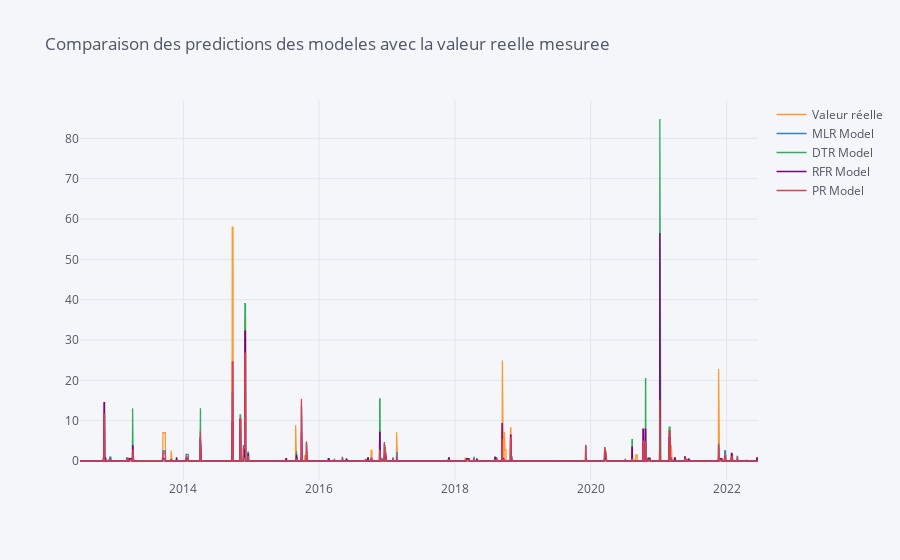

Notebook code for this chart:
### Code cell
pd.DataFrame({'Valeur réelle':test_y,'MLR Model':prediction,'DTR Model':prediction2,'RFR Model':prediction3,'PR Model':prediction4})['2012':'2022'].resample('D').fillna(method='pad').iplot(title='Comparaison des predictions des modeles avec la valeur reelle mesuree ',subplots=False)

### Figure 1 — Plotly figure (JSON) as saved in the notebook; plotly's stock layout.template omitted (floating-point values rounded to 4 significant figures; data arrays with more than 128 entries replaced by an {"elided": "..."} marker saying what was removed)
{"data": [{"line": {"color": "rgba(255, 153, 51, 1.0)", "dash": "solid", "shape": "linear", "width": 1.3}, "mode": "lines", "name": "Valeur réelle", "text": "", "type": "scatter", "x": {"elided": "3648 str values"}, "y": {"elided": "3648 float values"}}, {"line": {"color": "rgba(55, 128, 191, 1.0)", "dash": "solid", "shape": "linear", "width": 1.3}, "mode": "lines", "name": "MLR Model", "text": "", "type": "scatter", "x": {"elided": "3648 str values"}, "y": {"elided": "3648 float values"}}, {"line": {"color": "rgba(50, 171, 96, 1.0)", "dash": "solid", "shape": "linear", "width": 1.3}, "mode": "lines", "name": "DTR Model", "text": "", "type": "scatter", "x": {"elided": "3648 str values"}, "y": {"elided": "3648 float values"}}, {"line": {"color": "rgba(128, 0, 128, 1.0)", "dash": "solid", "shape": "linear", "width": 1.3}, "mode": "lines", "name": "RFR Model", "text": "", "type": "scatter", "x": {"elided": "3648 str values"}, "y": {"elided": "3648 float values"}}, {"line": {"color": "rgba(219, 64, 82, 1.0)", "dash": "solid", "shape": "linear", "width": 1.3}, "mode": "lines", "name": "PR Model", "text": "", "type": "scatter", "x": {"elided": "3648 str values"}, "y": {"elided": "3648 float values"}}], "layout": {"legend": {"bgcolor": "#F5F6F9", "font": {"color": "#4D5663"}}, "paper_bgcolor": "#F5F6F9", "plot_bgcolor": "#F5F6F9", "title": {"font": {"color": "#4D5663"}, "text": "Comparaison des predictions des modeles avec la valeur reelle mesuree "}, "xaxis": {"gridcolor": "#E1E5ED", "showgrid": true, "tickfont": {"color": "#4D5663"}, "title": {"font": {"color": "#4D5663"}, "text": ""}, "zerolinecolor": "#E1E5ED"}, "yaxis": {"gridcolor": "#E1E5ED", "showgrid": true, "tickfont": {"color": "#4D5663"}, "title": {"font": {"color": "#4D5663"}, "text": ""}, "zerolinecolor": "#E1E5ED"}}}
